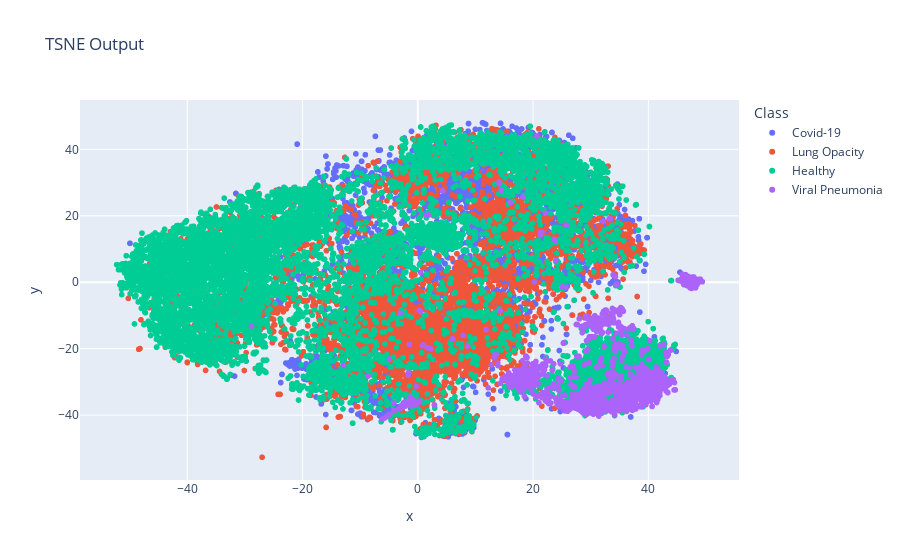

Notebook code for this chart:
### Code cell
label = {'x': 'X - axis', 'y': 'Y - axis'}
fig = px.scatter(imageEDA, x='x', y='y',color ='Class',  title = 'TSNE Output')
fig.show()

### Figure 1 — Plotly figure (JSON) as saved in the notebook; plotly's stock layout.template omitted (floating-point values rounded to 4 significant figures; data arrays with more than 128 entries replaced by an {"elided": "..."} marker saying what was removed)
{"data": [{"hovertemplate": "Class=Covid-19<br>x=%{x}<br>y=%{y}<extra></extra>", "legendgroup": "Covid-19", "marker": {"color": "#636efa", "symbol": "circle"}, "mode": "markers", "name": "Covid-19", "showlegend": true, "type": "scattergl", "x": {"elided": "3616 float values"}, "xaxis": "x", "y": {"elided": "3616 float values"}, "yaxis": "y"}, {"hovertemplate": "Class=Lung Opacity<br>x=%{x}<br>y=%{y}<extra></extra>", "legendgroup": "Lung Opacity", "marker": {"color": "#EF553B", "symbol": "circle"}, "mode": "markers", "name": "Lung Opacity", "showlegend": true, "type": "scattergl", "x": {"elided": "6012 float values"}, "xaxis": "x", "y": {"elided": "6012 float values"}, "yaxis": "y"}, {"hovertemplate": "Class=Healthy<br>x=%{x}<br>y=%{y}<extra></extra>", "legendgroup": "Healthy", "marker": {"color": "#00cc96", "symbol": "circle"}, "mode": "markers", "name": "Healthy", "showlegend": true, "type": "scattergl", "x": {"elided": "10192 float values"}, "xaxis": "x", "y": {"elided": "10192 float values"}, "yaxis": "y"}, {"hovertemplate": "Class=Viral Pneumonia<br>x=%{x}<br>y=%{y}<extra></extra>", "legendgroup": "Viral Pneumonia", "marker": {"color": "#ab63fa", "symbol": "circle"}, "mode": "markers", "name": "Viral Pneumonia", "showlegend": true, "type": "scattergl", "x": {"elided": "1345 float values"}, "xaxis": "x", "y": {"elided": "1345 float values"}, "yaxis": "y"}], "layout": {"legend": {"title": {"text": "Class"}, "tracegroupgap": 0}, "title": {"text": "TSNE Output"}, "xaxis": {"anchor": "y", "domain": [0, 1], "title": {"text": "x"}}, "yaxis": {"anchor": "x", "domain": [0, 1], "title": {"text": "y"}}}}
